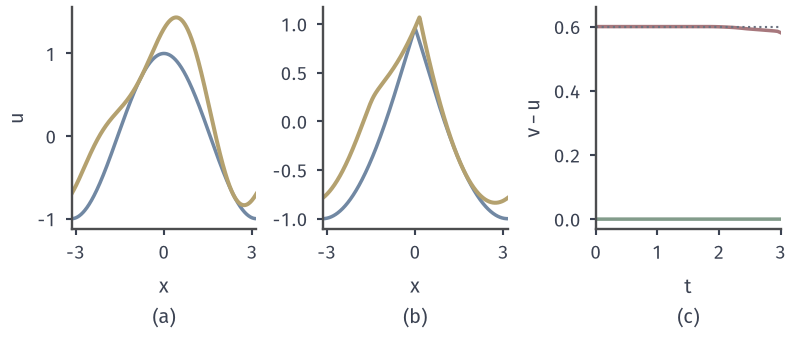

Generate this figure with Python:
from pathlib import Path
import sys
ROOT = next(p for p in Path(__file__).resolve().parents if (p/"build.sh").is_file() and (p/"tex/book.tex").is_file())
sys.path.insert(0, str(ROOT/"figures/06-differential-equations/02-partial-differential-equations/matplotlib/hj-common"))
from hj_common import *
HERE = Path(__file__).resolve().parent
# Target: comparison and sup-norm stability, computed from Hopf-Lax for H=p^2/2 with u0=cos x, v0=cos x+.3+.3 sin 2x.
fig, axs = figure(width_mm=112, height_mm=48, ncols=3)
x=np.linspace(-np.pi,np.pi,601); ys=np.linspace(-12,12,24001)
a=lambda y:np.cos(y); b=lambda y:np.cos(y)+.3+.3*np.sin(2*y)
ax=axs[0]; style(ax); ax.plot(x,a(x),color=BLUE,lw=1.4); ax.plot(x,b(x),color=YELLOW,lw=1.6); ax.set_xlim(-np.pi,np.pi); ax.set_xticks([-3,0,3]); ax.set_ylabel('$u$'); sub(ax,'a','$x$')
ax=axs[1]; style(ax); t=1.2; U,_=hopf_lax(x,t,a,ys); V,_=hopf_lax(x,t,b,ys); ax.plot(x,U,color=BLUE,lw=1.4); ax.plot(x,V,color=YELLOW,lw=1.6); ax.set_xlim(-np.pi,np.pi); ax.set_xticks([-3,0,3]); sub(ax,'b','$x$')
ax=axs[2]; style(ax); ts=np.linspace(.02,3,60); gmax=[];gmin=[]
for t in ts:
    U,_=hopf_lax(x,t,a,ys); V,_=hopf_lax(x,t,b,ys); gmax.append((V-U).max()); gmin.append((V-U).min())
ax.plot(ts,gmax,color=RED,lw=1.4); ax.plot(ts,gmin,color=GREEN,lw=1.4); ax.axhline(.6,color=MUTED,lw=.85,ls=':'); ax.set_xlim(0,3); ax.set_ylim(-.03,.66); ax.set_ylabel('$v-u$'); sub(ax,'c','$t$')
print('min gap',min(gmin),'max gap',max(gmax))
save(fig,HERE,'figure',{'formula':'Hopf-Lax with u0=cos,v0=cos+.3+.3 sin 2x; (b) t=1.2'})
